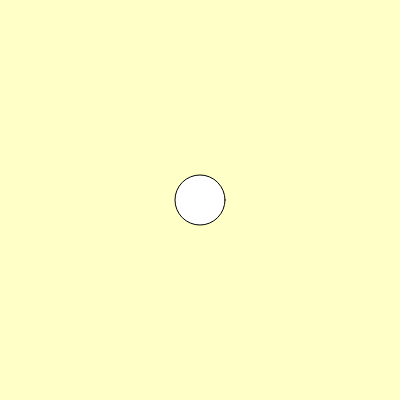
Frame 1 (no input)
Frame 60 (no input): identical to frame 1, image omitted
Frame 120 (the mouse pressed at the canvas centre since frame 60): identical to frame 1, image omitted

The p5.js sketch that drew this single still picture (run headless with seeded random() and noise() and a simulated clock; from frame 60 on, the mouse is pressed at the canvas centre):

// p5.js sketch
// ── sketch.js
function setup() {
  createCanvas(400, 400);
}

function draw() {
  background(255, 255, 200);
  ellipse(200, 200, 50, 50);
}
